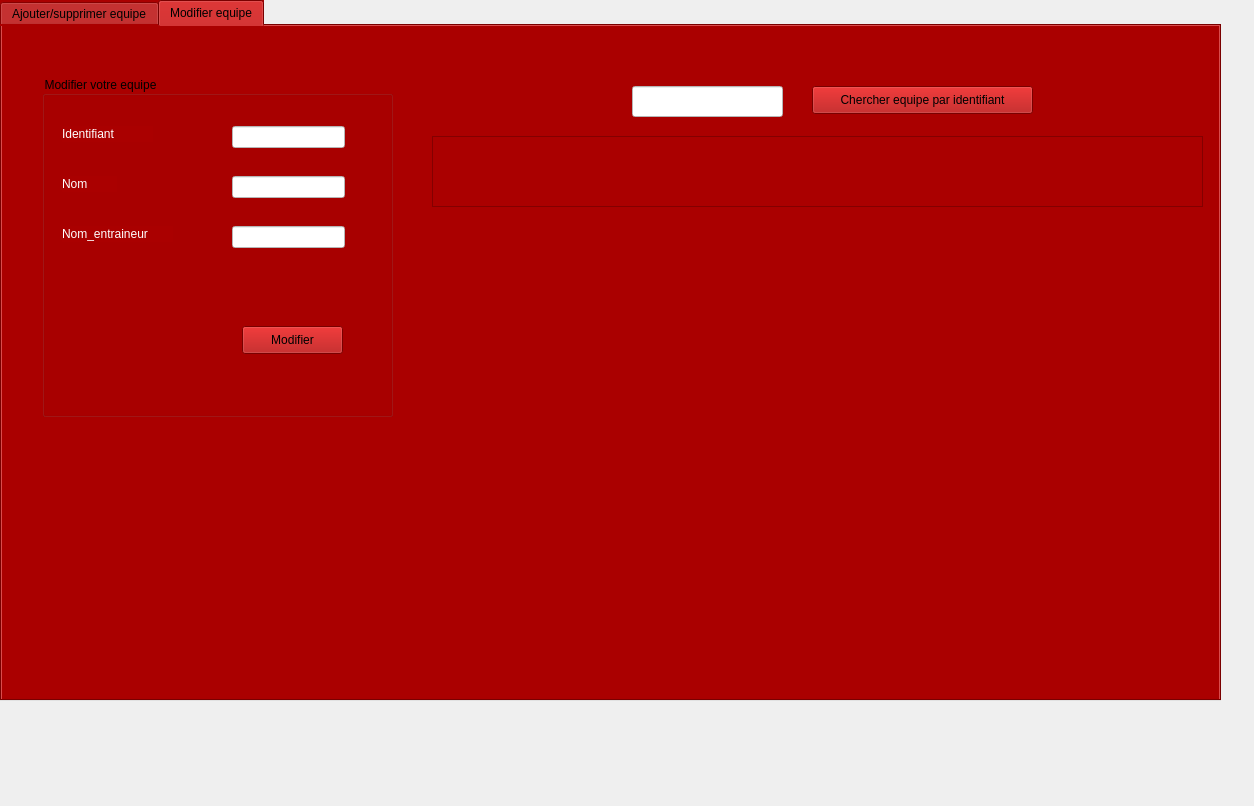
<?xml version="1.0" encoding="UTF-8"?>
<ui version="4.0">
 <class>equipe</class>
 <widget class="QWidget" name="equipe">
  <property name="geometry">
   <rect>
    <x>0</x>
    <y>0</y>
    <width>1254</width>
    <height>806</height>
   </rect>
  </property>
  <property name="windowTitle">
   <string>Form</string>
  </property>
  <widget class="QTabWidget" name="TABLE">
   <property name="geometry">
    <rect>
     <x>0</x>
     <y>0</y>
     <width>1221</width>
     <height>701</height>
    </rect>
   </property>
   <property name="styleSheet">
    <string notr="true">background-color: rgb(170, 0, 0);</string>
   </property>
   <property name="currentIndex">
    <number>1</number>
   </property>
   <widget class="QWidget" name="tab_19">
    <attribute name="title">
     <string>Ajouter/supprimer equipe</string>
    </attribute>
    <widget class="QGroupBox" name="groupBox_19">
     <property name="geometry">
      <rect>
       <x>10</x>
       <y>50</y>
       <width>351</width>
       <height>281</height>
      </rect>
     </property>
     <property name="styleSheet">
      <string notr="true">font: 12pt &quot;MS Shell Dlg 2&quot;;</string>
     </property>
     <property name="title">
      <string>Ajouter votre equipe</string>
     </property>
     <widget class="QLabel" name="label_73">
      <property name="geometry">
       <rect>
        <x>20</x>
        <y>100</y>
        <width>55</width>
        <height>16</height>
       </rect>
      </property>
      <property name="styleSheet">
       <string notr="true">color: rgb(255, 255, 255);
font: 11pt &quot;MS Shell Dlg 2&quot;;</string>
      </property>
      <property name="text">
       <string>Nom</string>
      </property>
     </widget>
     <widget class="QLineEdit" name="ajouter_nom_equipe">
      <property name="geometry">
       <rect>
        <x>190</x>
        <y>100</y>
        <width>113</width>
        <height>22</height>
       </rect>
      </property>
      <property name="styleSheet">
       <string notr="true">background-color: rgb(255, 255, 255);</string>
      </property>
     </widget>
     <widget class="QPushButton" name="ajouter_equipe">
      <property name="geometry">
       <rect>
        <x>200</x>
        <y>230</y>
        <width>101</width>
        <height>28</height>
       </rect>
      </property>
      <property name="text">
       <string>Ajouter</string>
      </property>
     </widget>
     <widget class="QLabel" name="label_74">
      <property name="geometry">
       <rect>
        <x>20</x>
        <y>50</y>
        <width>91</width>
        <height>16</height>
       </rect>
      </property>
      <property name="styleSheet">
       <string notr="true">color: rgb(255, 255, 255);
font: 11pt &quot;MS Shell Dlg 2&quot;;</string>
      </property>
      <property name="text">
       <string>Identifiant</string>
      </property>
     </widget>
     <widget class="QLineEdit" name="ajouter_id_equipe">
      <property name="geometry">
       <rect>
        <x>190</x>
        <y>50</y>
        <width>113</width>
        <height>22</height>
       </rect>
      </property>
      <property name="styleSheet">
       <string notr="true">background-color: rgb(255, 255, 255);</string>
      </property>
      <property name="text">
       <string/>
      </property>
     </widget>
     <widget class="QLabel" name="label_75">
      <property name="geometry">
       <rect>
        <x>20</x>
        <y>160</y>
        <width>111</width>
        <height>16</height>
       </rect>
      </property>
      <property name="styleSheet">
       <string notr="true">color: rgb(255, 255, 255);
font: 11pt &quot;MS Shell Dlg 2&quot;;</string>
      </property>
      <property name="text">
       <string>Nom_entraineur</string>
      </property>
     </widget>
     <widget class="QLineEdit" name="ajouter_nom_en_equipe">
      <property name="geometry">
       <rect>
        <x>190</x>
        <y>160</y>
        <width>113</width>
        <height>22</height>
       </rect>
      </property>
      <property name="styleSheet">
       <string notr="true">background-color: rgb(255, 255, 255);</string>
      </property>
     </widget>
    </widget>
    <widget class="QPushButton" name="supprimer_equipe">
     <property name="geometry">
      <rect>
       <x>20</x>
       <y>380</y>
       <width>241</width>
       <height>31</height>
      </rect>
     </property>
     <property name="styleSheet">
      <string notr="true">font: 12pt &quot;MS Shell Dlg 2&quot;;</string>
     </property>
     <property name="text">
      <string>Supprimer par identifiant</string>
     </property>
    </widget>
    <widget class="QTableView" name="table_equipe">
     <property name="geometry">
      <rect>
       <x>390</x>
       <y>70</y>
       <width>771</width>
       <height>361</height>
      </rect>
     </property>
    </widget>
    <widget class="QLineEdit" name="supprimer_equipe_2">
     <property name="geometry">
      <rect>
       <x>270</x>
       <y>380</y>
       <width>91</width>
       <height>31</height>
      </rect>
     </property>
     <property name="styleSheet">
      <string notr="true">background-color: rgb(255, 255, 255);
font: 11pt &quot;MS Shell Dlg 2&quot;;</string>
     </property>
     <property name="text">
      <string/>
     </property>
    </widget>
    <widget class="QRadioButton" name="tri_desc_eq">
     <property name="geometry">
      <rect>
       <x>950</x>
       <y>20</y>
       <width>121</width>
       <height>31</height>
      </rect>
     </property>
     <property name="styleSheet">
      <string notr="true">color: rgb(255, 255, 255);
font: 10pt &quot;MS Shell Dlg 2&quot;;</string>
     </property>
     <property name="text">
      <string>Decroissant</string>
     </property>
    </widget>
    <widget class="QRadioButton" name="tri_asc_eq">
     <property name="geometry">
      <rect>
       <x>820</x>
       <y>20</y>
       <width>111</width>
       <height>31</height>
      </rect>
     </property>
     <property name="styleSheet">
      <string notr="true">font: 10pt &quot;MS Shell Dlg 2&quot;;
color: rgb(255, 255, 255);</string>
     </property>
     <property name="text">
      <string>Croissante</string>
     </property>
    </widget>
   </widget>
   <widget class="QWidget" name="tab_22">
    <attribute name="title">
     <string>Modifier equipe</string>
    </attribute>
    <widget class="QGroupBox" name="groupBox_22">
     <property name="geometry">
      <rect>
       <x>40</x>
       <y>50</y>
       <width>351</width>
       <height>341</height>
      </rect>
     </property>
     <property name="styleSheet">
      <string notr="true">font: 12pt &quot;MS Shell Dlg 2&quot;;</string>
     </property>
     <property name="title">
      <string>Modifier votre equipe</string>
     </property>
     <widget class="QLabel" name="label_86">
      <property name="geometry">
       <rect>
        <x>20</x>
        <y>100</y>
        <width>55</width>
        <height>16</height>
       </rect>
      </property>
      <property name="styleSheet">
       <string notr="true">color: rgb(255, 255, 255);
font: 11pt &quot;MS Shell Dlg 2&quot;;</string>
      </property>
      <property name="text">
       <string>Nom</string>
      </property>
     </widget>
     <widget class="QLineEdit" name="modifier_nom_equipe">
      <property name="geometry">
       <rect>
        <x>190</x>
        <y>100</y>
        <width>113</width>
        <height>22</height>
       </rect>
      </property>
      <property name="styleSheet">
       <string notr="true">background-color: rgb(255, 255, 255);</string>
      </property>
     </widget>
     <widget class="QPushButton" name="modifier_equipe">
      <property name="geometry">
       <rect>
        <x>200</x>
        <y>250</y>
        <width>101</width>
        <height>28</height>
       </rect>
      </property>
      <property name="text">
       <string>Modifier</string>
      </property>
     </widget>
     <widget class="QLabel" name="label_87">
      <property name="geometry">
       <rect>
        <x>20</x>
        <y>50</y>
        <width>91</width>
        <height>16</height>
       </rect>
      </property>
      <property name="styleSheet">
       <string notr="true">color: rgb(255, 255, 255);
font: 11pt &quot;MS Shell Dlg 2&quot;;</string>
      </property>
      <property name="text">
       <string>Identifiant</string>
      </property>
     </widget>
     <widget class="QLineEdit" name="modifier_id_equipe">
      <property name="geometry">
       <rect>
        <x>190</x>
        <y>50</y>
        <width>113</width>
        <height>22</height>
       </rect>
      </property>
      <property name="styleSheet">
       <string notr="true">background-color: rgb(255, 255, 255);</string>
      </property>
     </widget>
     <widget class="QLineEdit" name="modifier_nom_en_equipe">
      <property name="geometry">
       <rect>
        <x>190</x>
        <y>150</y>
        <width>113</width>
        <height>22</height>
       </rect>
      </property>
      <property name="styleSheet">
       <string notr="true">background-color: rgb(255, 255, 255);</string>
      </property>
     </widget>
     <widget class="QLabel" name="label_88">
      <property name="geometry">
       <rect>
        <x>20</x>
        <y>150</y>
        <width>111</width>
        <height>16</height>
       </rect>
      </property>
      <property name="styleSheet">
       <string notr="true">color: rgb(255, 255, 255);
font: 11pt &quot;MS Shell Dlg 2&quot;;</string>
      </property>
      <property name="text">
       <string>Nom_entraineur</string>
      </property>
     </widget>
    </widget>
    <widget class="QLineEdit" name="chercher_equipe">
     <property name="geometry">
      <rect>
       <x>630</x>
       <y>60</y>
       <width>151</width>
       <height>31</height>
      </rect>
     </property>
     <property name="styleSheet">
      <string notr="true">background-color: rgb(255, 255, 255);
font: 11pt &quot;MS Shell Dlg 2&quot;;</string>
     </property>
    </widget>
    <widget class="QPushButton" name="chercher_modif_equipe">
     <property name="geometry">
      <rect>
       <x>810</x>
       <y>60</y>
       <width>221</width>
       <height>28</height>
      </rect>
     </property>
     <property name="text">
      <string>Chercher equipe par identifiant</string>
     </property>
    </widget>
    <widget class="QTableView" name="table_Re_equipe">
     <property name="geometry">
      <rect>
       <x>430</x>
       <y>110</y>
       <width>771</width>
       <height>71</height>
      </rect>
     </property>
    </widget>
   </widget>
  </widget>
 </widget>
 <resources/>
 <connections/>
</ui>
